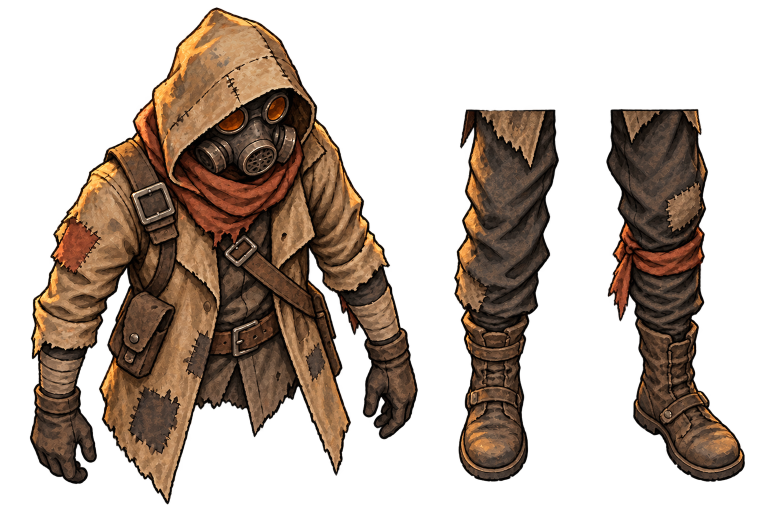
#> input picture art/generated/v1.5/source/ranger-wanderer-motion-kit-v1-source.png, 1536 x 1024 px (shown at 1/2 size)
$ python build_ranger_motion_assets.py
#> lines starting #> are read from the running program, lines starting #| are printed output that depends on the picture
#> in build, image is the input picture: PIL image 1536x1024 RGBA; mean R, G, B, A 65.4, 45, 28.6, 106.6
"""Build the ranger's compact combat layers from the approved painted cutout kit."""

from __future__ import annotations

import hashlib
import math
from pathlib import Path

from PIL import Image


ROOT = Path(__file__).resolve().parents[1]
SOURCE = ROOT / "art/generated/v1.5/source/ranger-wanderer-motion-kit-v1-source.png"
UPPER = ROOT / "web/assets/actors/ranger-wanderer-upper-v1.webp"
LOWER = ROOT / "web/assets/actors/ranger-wanderer-walk-v1.webp"
CELL = 160
FRAMES = 12
TRANSPARENCY_THRESHOLD = 16

# The ImageGen source is a three-column kit: one upper body and two independent legs.
# These bounds are deliberately checked, so a regenerated kit cannot silently shift.
PART_REGIONS = {
    "upper": (0, 0, 836, 1024),
    "left_leg": (908, 0, 1118, 1024),
    "right_leg": (1212, 0, 1536, 1024),
}


def sha256(path: Path) -> str:
    return hashlib.sha256(path.read_bytes()).hexdigest().upper()


def component(source: Image.Image, region: tuple[int, int, int, int]) -> Image.Image:
#> called with region = (0, 0, 836, 1024)
    cut = source.crop(region)
    visible = cut.getchannel("A").point(lambda value: 255 if value >= TRANSPARENCY_THRESHOLD else 0).getbbox()
#> visible = (59, 14, 836, 1009)
    if visible is None:
        raise ValueError(f"Missing visible ranger component in {region}")
    left = max(0, visible[0] - 3)
#> left = 56
    top = max(0, visible[1] - 3)
#> top = 11
    right = min(cut.width, visible[2] + 3)
#> right = 836
    bottom = min(cut.height, visible[3] + 3)
#> bottom = 1012
    return cut.crop((left, top, right, bottom))
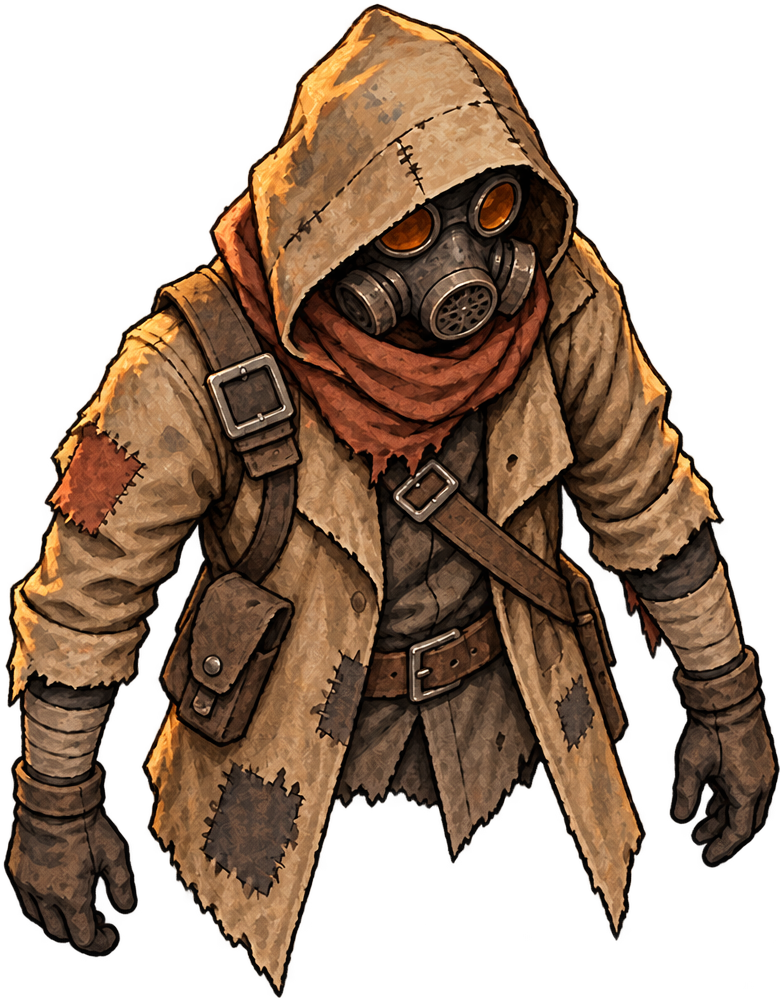
#> returned value: PIL image 780x1001 RGBA; mean R, G, B, A 86.3, 59.7, 37.6, 143; transparent parts drawn white


def fit_height(image: Image.Image, height: int) -> Image.Image:
#> called with height = 106
    width = round(image.width * height / image.height)
#> width = 83
    return image.resize((width, height), Image.Resampling.LANCZOS)
#> returned value: PIL image 83x106 RGBA


def leg_layer(leg: Image.Image, hip_x: int, phase: float, sign: int) -> Image.Image:
    swing = math.sin(phase) * sign
    lift = round(max(0, swing) * 5)
    layer = Image.new("RGBA", (CELL, CELL))
    layer.alpha_composite(leg, (round(hip_x - leg.width / 2), 78 - lift))
    return layer.rotate(-swing * 17, Image.Resampling.BICUBIC, center=(hip_x, 79), expand=False)


def entry(source: Image.Image, target: Path, crop: list[int]) -> dict:
    with Image.open(target) as rendered:
        rendered.load()
        if rendered.mode != "RGBA" or rendered.getchannel("A").getextrema()[0] != 0:
            raise ValueError(f"Motion art must retain transparent pixels: {target}")
        width, height = rendered.size
    return {
        "source": SOURCE.relative_to(ROOT).as_posix(),
        "runtime": target.relative_to(ROOT).as_posix(),
        "kind": "cutout",
        "sourceWidth": source.width,
        "sourceHeight": source.height,
        "crop": crop,
        "width": width,
        "height": height,
        "sourceBytes": SOURCE.stat().st_size,
        "runtimeBytes": target.stat().st_size,
        "sha256": sha256(target),
    }


def build() -> list[dict]:
    with Image.open(SOURCE) as image:
        source = image.convert("RGBA")
    if source.size != (1536, 1024):
        raise ValueError(f"Unexpected ranger motion kit size: {source.size}")
    upper = fit_height(component(source, PART_REGIONS["upper"]), 106)
    left_leg = fit_height(component(source, PART_REGIONS["left_leg"]), 80)
#> call 2 of component, with region = (908, 0, 1118, 1024)
#> in component (call 2), `cut = source.crop(region)`:
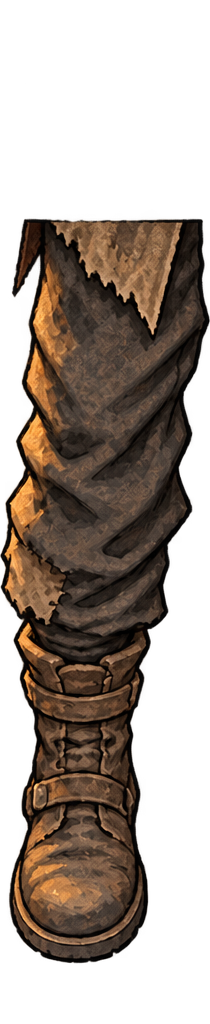
#> cut: PIL image 210x1024 RGBA; mean R, G, B, A 56.9, 41, 28.6, 125.9; transparent parts drawn white
#> in component (call 2), `visible = cut.getchannel("A").point(lambda value: 255 if value >= TRAN..`: visible = (0, 218, 210, 964)
#> in component (call 2), `left = max(0, visible[0] - 3)`: left = 0
#> in component (call 2), `top = max(0, visible[1] - 3)`: top = 215
#> in component (call 2), `right = min(cut.width, visible[2] + 3)`: right = 210
#> in component (call 2), `bottom = min(cut.height, visible[3] + 3)`: bottom = 967
#> in component (call 2), `return cut.crop((left, top, right, bottom))`:
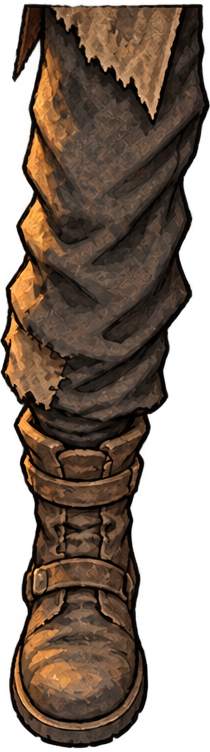
#> returned value: PIL image 210x752 RGBA; mean R, G, B, A 70.4, 50.8, 35.6, 171.5; transparent parts drawn white
    right_leg = fit_height(component(source, PART_REGIONS["right_leg"]), 80)
#> call 3 of component, with region = (1212, 0, 1536, 1024)
#> in component (call 3), `cut = source.crop(region)`:
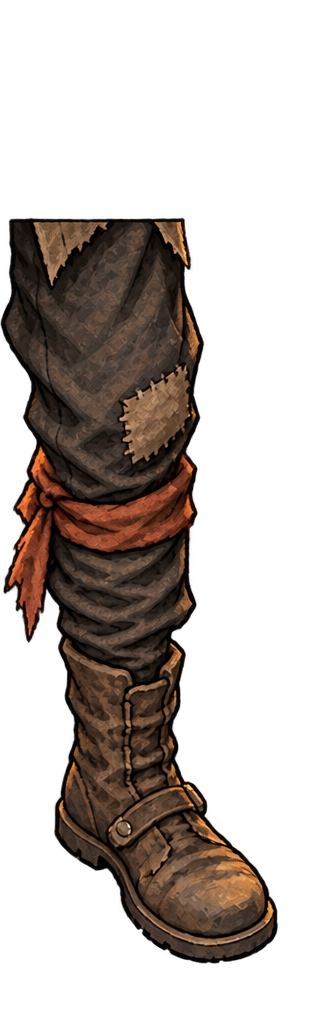
#> cut: PIL image 324x1024 RGBA; mean R, G, B, A 42.8, 28.5, 19.1, 87.1; transparent parts drawn white
#> in component (call 3), `visible = cut.getchannel("A").point(lambda value: 255 if value >= TRAN..`: visible = (0, 217, 278, 964)
#> in component (call 3), `top = max(0, visible[1] - 3)`: top = 214
#> in component (call 3), `right = min(cut.width, visible[2] + 3)`: right = 281
#> in component (call 3), `return cut.crop((left, top, right, bottom))`:
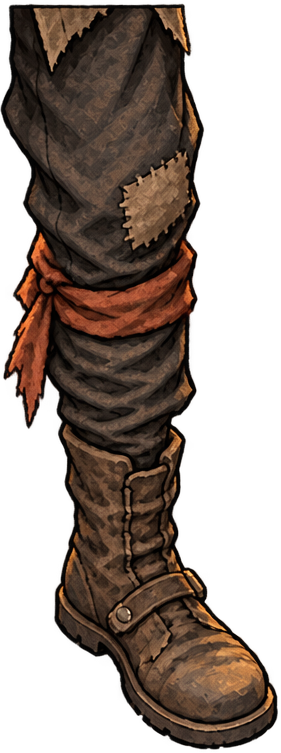
#> returned value: PIL image 281x753 RGBA; mean R, G, B, A 57.3, 38.5, 26.5, 136.5; transparent parts drawn white
    if max(upper.width, left_leg.width, right_leg.width) > 112:
        raise ValueError("Ranger component is too wide for the 160px motion cell")

    upper_cell = Image.new("RGBA", (CELL, CELL))
#> upper_cell: PIL image 160x160 RGBA; every value is 0
    upper_cell.alpha_composite(upper, ((CELL - upper.width) // 2, 0))

    lower_atlas = Image.new("RGBA", (CELL * 4, CELL * 3))
#> lower_atlas: PIL image 640x480 RGBA; every value is 0
    for frame in range(FRAMES):
        phase = frame * math.tau / FRAMES
        left = leg_layer(left_leg, 72, phase, 1)
        right = leg_layer(right_leg, 88, phase, -1)
        lower_frame = Image.new("RGBA", (CELL, CELL))
        if math.sin(phase) >= 0:
            lower_frame.alpha_composite(right)
            lower_frame.alpha_composite(left)
        else:
            lower_frame.alpha_composite(left)
            lower_frame.alpha_composite(right)
        lower_atlas.alpha_composite(lower_frame, ((frame % 4) * CELL, (frame // 4) * CELL))
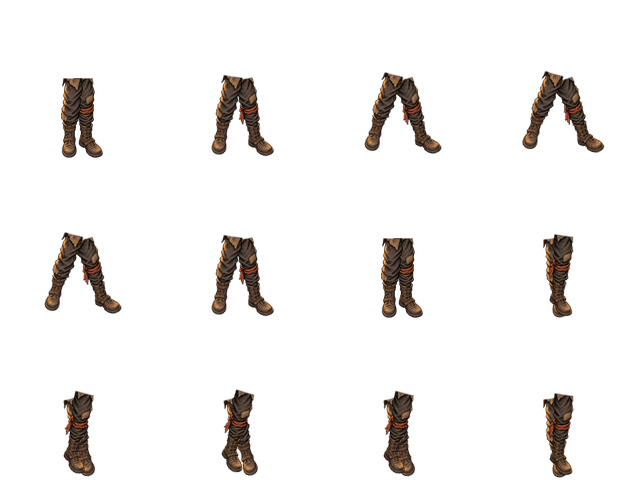
#> lower_atlas: PIL image 640x480 RGBA; mean R, G, B, A 6.8, 4.7, 3.4, 21; transparent parts drawn white
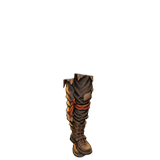
#> lower_frame: PIL image 160x160 RGBA; mean R, G, B, A 5.4, 3.7, 2.6, 16.5; transparent parts drawn white

    UPPER.parent.mkdir(parents=True, exist_ok=True)
    upper_cell.save(UPPER, "WEBP", lossless=True, exact=True, method=6)
    lower_atlas.save(LOWER, "WEBP", lossless=True, exact=True, method=6)
    return [
        entry(source, UPPER, list(PART_REGIONS["upper"])),
        entry(source, LOWER, [PART_REGIONS["left_leg"][0], 0, PART_REGIONS["right_leg"][2], 1024]),
    ]


if __name__ == "__main__":
    for result in build():
        print(f"{result['runtime']}: {result['width']}x{result['height']}, {result['runtimeBytes']} bytes")
